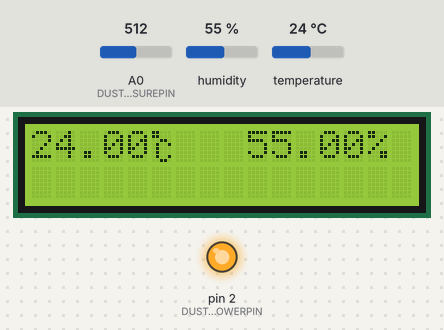
This sketch was run on a simulated Arduino Uno, built with avr-gcc and run on an emulated ATmega328P. Shown: 16×2 character LCD, output pins drawn as LEDs (lit = HIGH). The inputs (shaded band) are chosen by the test bench; at power-on: humidity 55 %, A0 (DUSTSENSORMEASUREPIN) = 512, temperature 24 °C.

Above: at 1.2 s.
1.3 s: humidity set to 22 %
At 3.1 s:
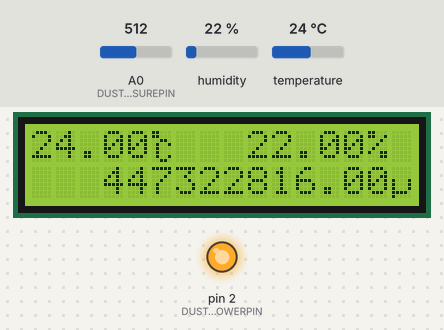
3.7 s: A0 (DUSTSENSORMEASUREPIN) set to 716
At 6.0 s:
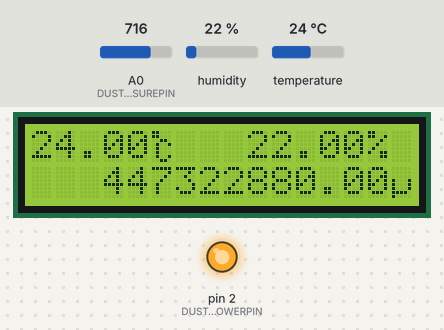
6.4 s: temperature set to 12 °C
At 7.8 s:
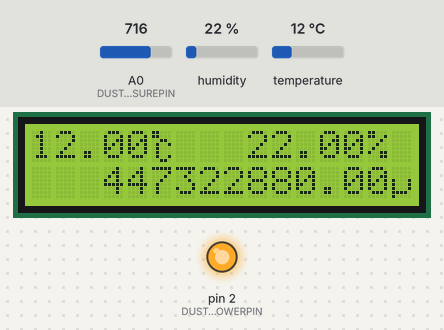
8.1 s: A0 (DUSTSENSORMEASUREPIN) set to 900
At 11.0 s:
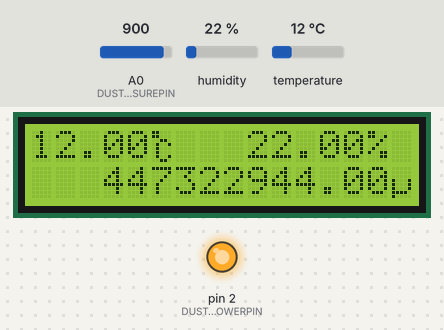
11.9 s: humidity set to 40 %
At 13.5 s:
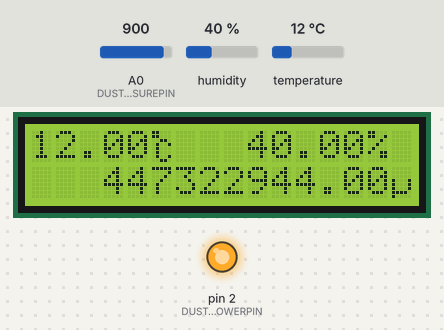
14.6 s: A0 (DUSTSENSORMEASUREPIN) set to 511
At 16.2 s:
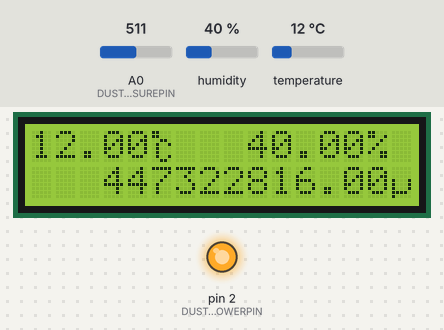
Timing chart, 0 to 17.7 s (numbered marks = the images above; inputs shaded):
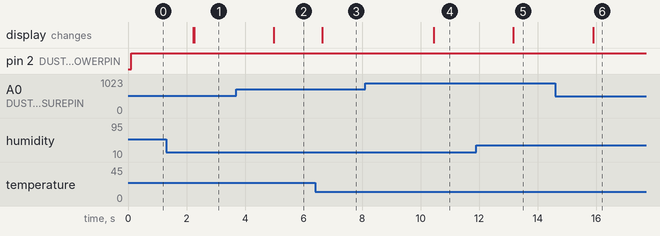

Measured:
- after the input at 1.3 s, the display: first changes after 0.94 s (image 1 shows a later state)
- after the input at 3.7 s, the display: changes after 1.3 s (image 2)
- after the input at 6.4 s, the display: changes after 0.24 s (image 3)
- after the input at 8.1 s, the display: changes after 2.3 s (image 4)
- after the input at 11.9 s, the display: changes after 1.3 s (image 5)
- after the input at 14.6 s, the display: changes after 1.3 s (image 6)

The sketch:

AirQualityMeasurement.ino
```cpp
/*
Use Sensors and LCD :
GP2Y1010AU(Dust Sensor),
DHT22(Temperature Humidity Sensor),
16x2LCD(LiquidCrystalDisplay) & LCD Interface Converter
*/

// NAME AirQuality
// PIN 0000

#include <LiquidCrystal_I2C.h>
#include <DHT.h>
#include <SoftwareSerial.h>

#define DHTPIN 3 // Connect DHT22 sensor to Arduino Digital Pin 3
#define BLUETOOTHTXD 4 // Connect Bluetooth TXD Digital Pin 4
#define BLUETOOTHRXD 5 // Connect Bluetooth RXD Digital Pin 5
#define DHTTYPE DHT22 // Connect DHT22 sensor Type to Arduino
#define DUSTSENSORMEASUREPIN 0 // Connect dust sensor to Arduino Analog Pin 0
#define DUSTSENSORLEDPOWERPIN 2 // Connect 3 led driver pins of dust sensor to Arduino Digital Pin 2

// I2C 주소 초기값 0x27
// SDA A4(Analog Pin 4)
// SCL A5(Analog Pin 5)
LiquidCrystal_I2C lcd(0x27,16,2); // set LCD address library

// Temperature, Humidity Sensor DHT 22
DHT dht(DHTPIN, DHTTYPE);

// Bluetooth
SoftwareSerial BTSerial(BLUETOOTHTXD, BLUETOOTHRXD);

void setup()
{

  // 특수 문자는 LCD에서 지원해주지 않으므로 직접 제작하여 사용.
  // ℃ 표현 문자
  byte SpecialChar0[8] = {
    B11000,
    B11000,
    B00110,
    B01001,
    B01000,
    B01000,
    B01001,
    B00110
  };

  // μg(마이크로 그램)/㎥
  //////////////////////////////////// start
  byte SpecialChar1[8] = {
    B00000,
    B00000,
    B00000,
    B10001,
    B10001,
    B10001,
    B11110,
    B10000
  };

  byte SpecialChar2[8] = {
    B00000,
    B00000,
    B00000,
    B01111,
    B10001,
    B01111,
    B00001,
    B11110
  };

  byte SpecialChar3[8] = {
    B01100,
    B10010,
    B00100,
    B10010,
    B01100,
    B00000,
    B00000,
    B00000
  };
  //////////////////////////////////// end

  // set up the LCD's number of columns and rows:
  //lcd.begin(16,2);
  lcd.init();

  // Print a message to the LCD
  lcd.backlight(); // turn on backlight

  // set createChar
  lcd.createChar(0, SpecialChar0);
  lcd.createChar(1, SpecialChar1);
  lcd.createChar(2, SpecialChar2);
  lcd.createChar(3, SpecialChar3);

  pinMode(DUSTSENSORLEDPOWERPIN,OUTPUT);

  dht.begin();

  BTSerial.begin(9600); // BluetoothSerial
}

void loop()
{

  float dustValue;
  float tmp = dht.readTemperature();
  float hum = dht.readHumidity();

  if(isnan(tmp) || isnan(hum))
  {
    lcd.setCursor(0,0);
    lcd.print("temperature, humidity error");
  }
  else
  {
    lcd.setCursor(0,0);
    lcd.print(tmp);
    lcd.write(byte(0));
    lcd.print("   ");
    lcd.print(hum);
    lcd.print("%   ");
  }

  if(getDustValue(dustValue))
  {
    lcd.setCursor(0,1);
    lcd.print("   ");
    lcd.print(dustValue);
    lcd.write(byte(1));
    lcd.write(byte(2));
    lcd.print("/m");
    lcd.write(byte(3));
    lcd.print("    ");
    BTSerial.print("|tempValue:");
    BTSerial.print(tmp);
    BTSerial.print("|humValue:");
    BTSerial.print(hum);
    BTSerial.print("|dustValue:");
    BTSerial.print(dustValue);
    BTSerial.print('_');
  }
  delay(500);
}

int getDustValue(float &dustValue)
{

  // 5초 평균의 먼지 센서 값을 받아오기 위한 count
  static int count;
  int dustSensorSamplingTime = 280;
  int dustSensorDeltaTime = 40;
  int dustSensorSleepTime = 9680;

  float voMeasured = 0;
  float calcVoltage = 0;
  float dustDensity = 0;

  // when count is 0, then initialize dustValue
  if(count == 0)
    dustValue = 0;

  digitalWrite(DUSTSENSORLEDPOWERPIN,LOW); // dust sensor power on the LED
  delayMicroseconds(dustSensorSamplingTime);

  voMeasured = analogRead(DUSTSENSORMEASUREPIN); // read the dust value

  delayMicroseconds(dustSensorDeltaTime);
  digitalWrite(DUSTSENSORLEDPOWERPIN,HIGH); // turn the LED off
  delayMicroseconds(dustSensorSleepTime);

  // 0 - 5V mapped to 0 - 1023 integer values
  // recover voltage
  calcVoltage = voMeasured * (5.0 / 1024.0);

  // linear eqaution taken from http://www.howmuchsnow.com/arduino/airquality/
  dustDensity = (0.17 * calcVoltage - 0.1) * 1000;

  dustValue += dustDensity;

  // unit: mg/m3
  // 1mg = 1000μg(micro gram)
  if(++count == 5)
  {
    dustValue /= count; // 평균 dustValue
    count = 0;
    return 1;
  }
  else
  {
    return 0;
  }
}

void reset()
{
  asm volatile(" jmp 0");
}
```
